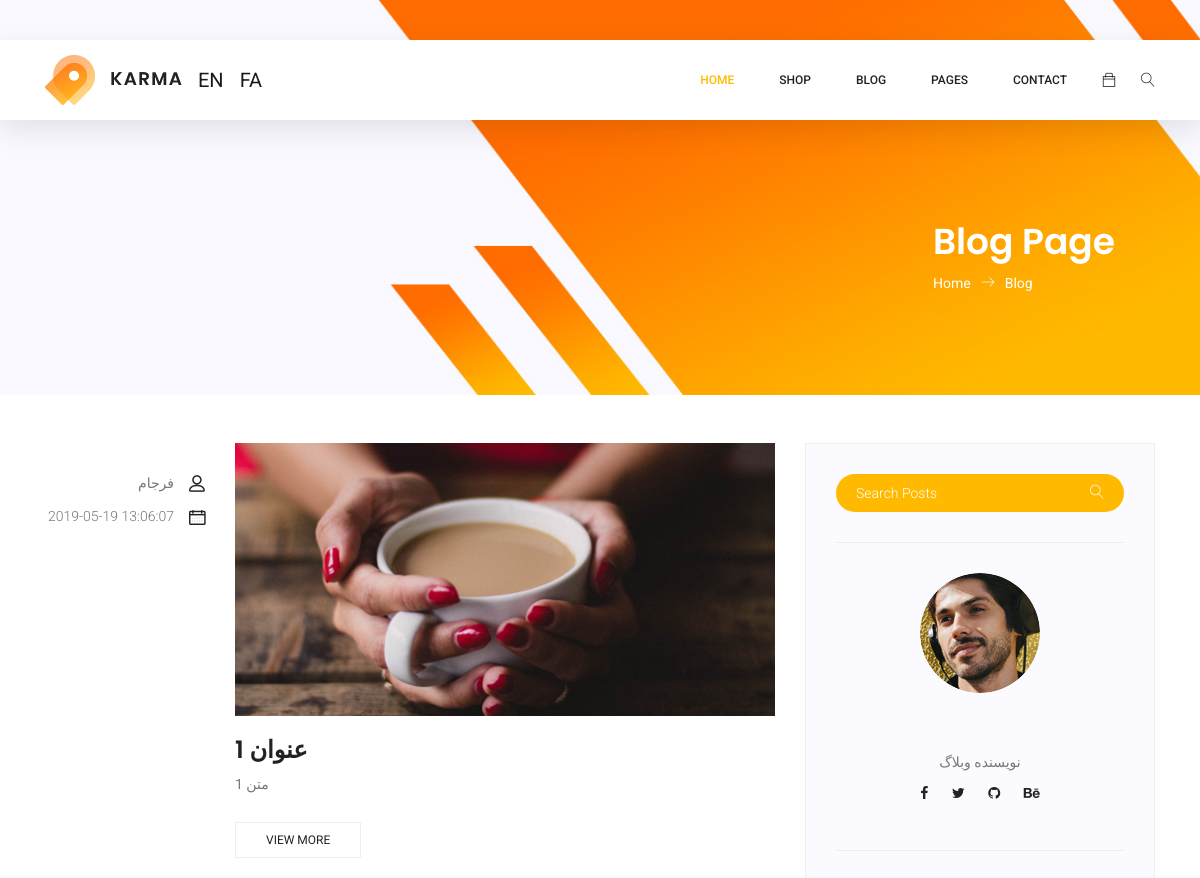
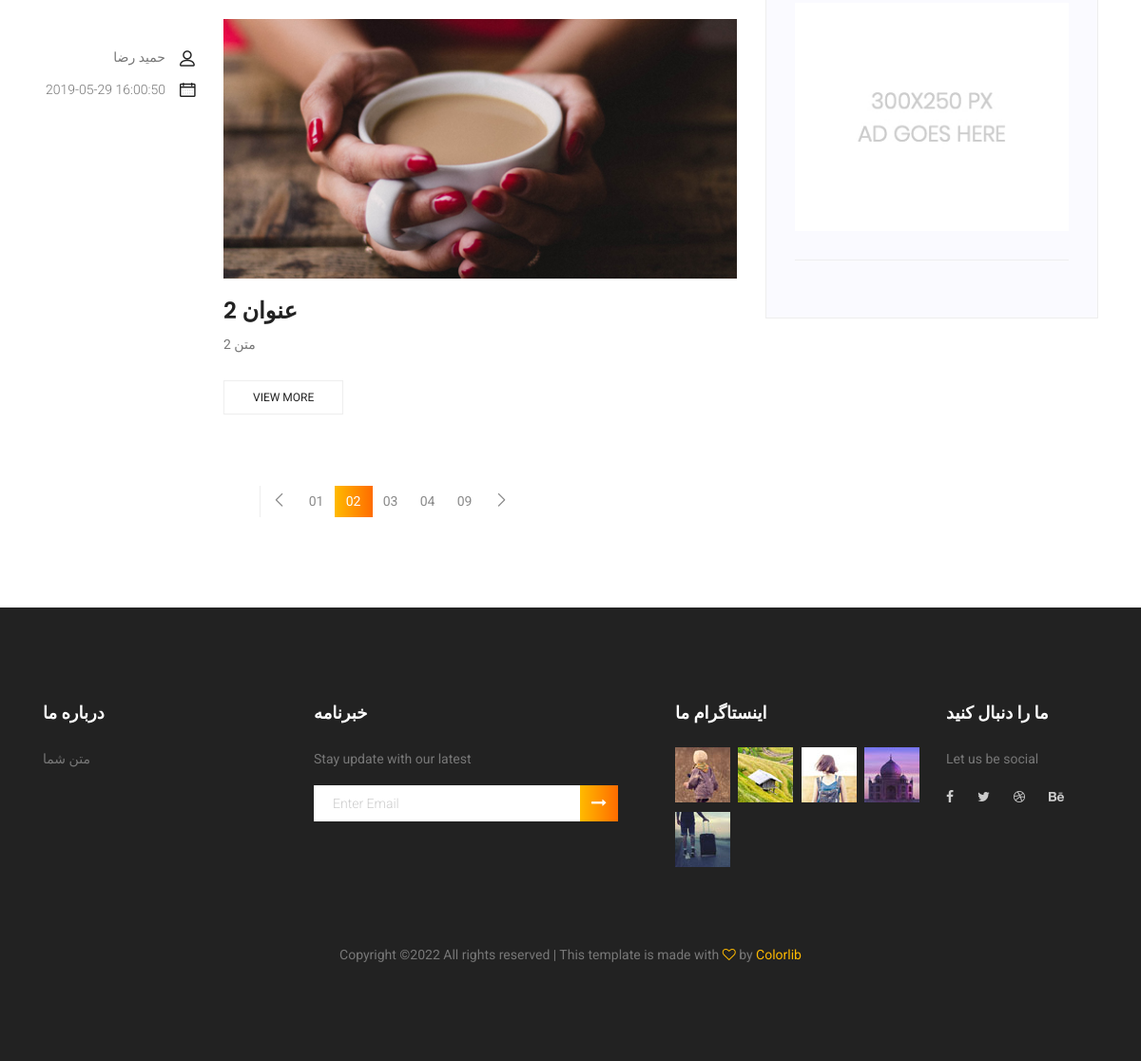
Page /Project/blog.php on the committed database (2 pictures, top to bottom).
### tables this page shows
CREATE TABLE `post` (
  `id` int(11) NOT NULL,
  `title` varchar(200) NOT NULL,
  `text` text NOT NULL,
  `mor_text` longtext,
  `autor` varchar(200) NOT NULL,
  `time` timestamp NOT NULL DEFAULT CURRENT_TIMESTAMP ON UPDATE CURRENT_TIMESTAMP,
  `keyword` varchar(200) NOT NULL,
  `video` varchar(500) DEFAULT NULL,
  `img` varchar(500) DEFAULT NULL,
  `category` int(11) NOT NULL,
  `title_en` varchar(200) NOT NULL,
  `text_en` text NOT NULL,
  `more_text_en` longtext NOT NULL,
  `keyword_en` varchar(500) NOT NULL
);

CREATE TABLE `setting` (
  `id` int(11) NOT NULL,
  `name` varchar(1000) NOT NULL,
  `value` longtext NOT NULL,
  `value_en` longtext NOT NULL
);

### Project/AF-Include/post_class.php (called while the page is built, shortened)
<?php
	class post
	{
		protected $pdo;
		function __construct($cn)
		{
			$this->pdo = $cn;
		}
		function view_post()
		{
			$this->pdo->set_table("post");
			$q = $this->pdo->select();
			return $q;
		}
	}
?>

### Project/AF-Include/config.php (called while the page is built, shortened)
<?php
class database
{
	public $pdo,$table,$order = "",$limit = "",$lang="";
	function __construct()
	{
		$db = parse_ini_file(__DIR__."/database.ini");
		$dsn = "mysql:host=".$db["host"].";dbname=".$db["dbname"];
		try
		{
			$this->pdo = new PDO($dsn,$db["username"],$db["password"]);
			$this->pdo->exec("set charset utf8");
			$this->pdo->exec("set names utf8");
			return $this->pdo;
		}
		catch(PDOException $e)
		{
			echo $e->getMessage();
		}
	}
	function set_table($table)
	{
		$this->table = $table;
	}
	function select($condition = "",$condition_value = "",$count = false)
	{
		if($this->table == "")
		{
			return false;
		}
		else
		{
			$query_string = "select * from ".$this->table;
			if($condition != "")
			{
				if(is_array($condition_value) and $condition_value != "")
				{
					$query_string.= " where ".$condition;
					$query = $this->pdo->prepare($query_string);
					$query->execute($condition_value);
				}
				else
				{
					return false;
				}
			}
			else{
					$query = $this->pdo->query($query_string);
					$query->execute();
			}
			$this->order = "";
			$this->limit = "";
			if($count == true)
				return $query->rowCount();
			else
				return $query;
		}
	}
	function setting($name)
	{
		$this->table = "setting";
		$q = $this->select("name = :name",array(":name" => $name));
		$r = $q->fetch(PDO::FETCH_ASSOC);
		return $r["value".$this->lang];
	}
}
?>

### Project/blog.php (the view, shortened to what this page needs)
<!DOCTYPE html>
<html lang="zxx" class="no-js">
<?php include __DIR__ . "/AF-Include/theme/head.php"; ?>
<body>
	<?php include __DIR__ . "/AF-Include/theme/header.php"; ?>
    <section class="banner-area organic-breadcrumb">
        <div class="container">
            <div class="breadcrumb-banner d-flex flex-wrap align-items-center justify-content-end">
                <div class="col-first">
                    <h1>Blog Page</h1>
                    <nav class="d-flex align-items-center">
                        <a href="index.php">Home<span class="lnr lnr-arrow-right"></span></a>
                        <a href="category.php">Blog</a>
                    </nav>
                </div>
            </div>
        </div>
    </section><br><br>
    <section class="blog_area">
        <div class="container">
            <div class="row">
                <div class="col-lg-8">
                    <div class="blog_left_sidebar">
					<?php
						$p=$post->view_post();
						while($post = $p->fetch(PDO::FETCH_ASSOC))
						{
					?>
                        <article class="row blog_item">
                            <div class="col-md-3">
                                <div class="blog_info text-right">
                                    <ul class="blog_meta list">
                                        <li><a href="#"><?php echo $post["autor"];?><i class="lnr lnr-user"></i></a></li>
                                        <li><a href="#"><?php echo $post["time"];?><i class="lnr lnr-calendar-full"></i></a></li>
                                    </ul>
                                </div>
                            </div>
                            <div class="col-md-9">
                                <div class="blog_post">
                                    <img src="<?php echo $post["img"];?>" alt="">
                                    <div class="blog_details">
                                        <a href="single-blog.php">
                                            <h2><?php echo $post["title"];?></h2>
                                        </a>
                                        <p><?php echo $post["text"];?></p>
                                        <a href="single-blog.php?id=<?php echo $post["id"]; ?>" class="white_bg_btn">View More</a>
                                    </div>
                                </div>
                            </div>
                        </article>
						<?php
						}
						?>
                        <nav class="blog-pagination justify-content-center d-flex">
                            <ul class="pagination">
                                <li class="page-item">
                                    <a href="#" class="page-link" aria-label="Previous">
                                        <span aria-hidden="true">
                                            <span class="lnr lnr-chevron-left"></span>
                                        </span>
                                    </a>
                                </li>
                                <li class="page-item"><a href="#" class="page-link">01</a></li>
                                <li class="page-item active"><a href="#" class="page-link">02</a></li>
                                <li class="page-item"><a href="#" class="page-link">03</a></li>
                                <li class="page-item"><a href="#" class="page-link">04</a></li>
                                <li class="page-item"><a href="#" class="page-link">09</a></li>
                                <li class="page-item">
                                    <a href="#" class="page-link" aria-label="Next">
                                        <span aria-hidden="true">
                                            <span class="lnr lnr-chevron-right"></span>
                                        </span>
                                    </a>
                                </li>
                            </ul>
                        </nav>
                    </div>
                </div>
                <div class="col-lg-4">
				<?php
					$cn->set_table("user");
					$u=$cn->select("id = :id",array(":id" => 1));
					$admin=$u->fetch(PDO::FETCH_ASSOC);
				?>
                    <div class="blog_right_sidebar">
                        <aside class="single_sidebar_widget search_widget">
                            <div class="input-group">
                                <input type="text" class="form-control" placeholder="Search Posts" onfocus="this.placeholder = ''" onblur="this.placeholder = 'Search Posts'">
                                <span class="input-group-btn">
                                    <button class="btn btn-default" type="button"><i class="lnr lnr-magnifier"></i></button>
                                </span>
                            </div>
                            <div class="br"></div>
                        </aside>
                        <aside class="single_sidebar_widget author_widget">
                            <img class="author_img rounded-circle" src="AF-Include/theme/img/blog/author.png" alt="">
                            <h4><?php echo $admin["name"]?>&nbsp<?php echo $admin["l_name"]?></h4>
                            <p>نویسنده وبلاگ</p>
                            <div class="social_icon">
                                <a href="#"><i class="fa fa-facebook"></i></a>
                                <a href="#"><i class="fa fa-twitter"></i></a>
                                <a href="#"><i class="fa fa-github"></i></a>
                                <a href="#"><i class="fa fa-behance"></i></a>
                            </div>
                            <div class="br"></div>
                        </aside>
                        <aside class="single_sidebar_widget ads_widget">
                            <a href="#"><img class="img-fluid" src="AF-Include/theme/img/blog/add.jpg" alt=""></a>
                            <div class="br"></div>
                        </aside>
                    </div>
                </div>
            </div>
        </div>
    </section>
  <?php include __DIR__ . "/AF-Include/theme/footer.php"; ?>
</body>
</html>

### Project/AF-Include/theme/head.php (shortened to what this page needs)
<?php require_once __DIR__ . "/../config.php"; ?>
<?php require_once __DIR__ . "/../post_class.php"; ?>
<?php
$cn =new database;
$post=new post($cn);
?>
<head>
	<link rel="stylesheet" href="AF-Include/theme/css/linearicons.css">
	<link rel="stylesheet" href="AF-Include/theme/css/font-awesome.min.css">
	<link rel="stylesheet" href="AF-Include/theme/css/themify-icons.css">
	<link rel="stylesheet" href="AF-Include/theme/css/bootstrap.css">
	<link rel="stylesheet" href="AF-Include/theme/css/owl.carousel.css">
	<link rel="stylesheet" href="AF-Include/theme/css/nice-select.css">
	<link rel="stylesheet" href="AF-Include/theme/css/nouislider.min.css">
	<link rel="stylesheet" href="AF-Include/theme/css/ion.rangeSlider.css" />
	<link rel="stylesheet" href="AF-Include/theme/css/ion.rangeSlider.skinFlat.css" />
	<link rel="stylesheet" href="AF-Include/theme/css/magnific-popup.css">
	<link rel="stylesheet" href="AF-Include/theme/css/main.css">
</head>

### Project/AF-Include/theme/header.php (shortened to what this page needs)
<header class="header_area sticky-header">
		<div class="main_menu">
			<nav class="navbar navbar-expand-lg navbar-light main_box">
				<div class="container">
					<a class="navbar-brand logo_h" href="index.php"><img src="AF-Include/theme/img/logo.png" alt=""></a>
					<a class="navbar-brand logo_h" name = "lang-en" href="<?php echo $_SERVER['REQUEST_URI'];?>?lang=EN" id="lang-en"><span>EN</span></a>
					<a class="navbar-brand logo_h" name = "lang-fa" href="<?php echo $_SERVER['REQUEST_URI'];?>?lang=FA" id="lang-fa"><span>FA</span></a>
					<div class="collapse navbar-collapse offset" id="navbarSupportedContent">
						<ul class="nav navbar-nav menu_nav ml-auto">
							<li class="nav-item active"><a class="nav-link" href="index.php">Home</a></li>
							<li class="nav-item submenu dropdown">
								<a href="#" class="nav-link dropdown-toggle" data-toggle="dropdown" role="button" aria-haspopup="true"
								 aria-expanded="false">Shop</a>
							</li>
							<li class="nav-item submenu dropdown">
								<a href="#" class="nav-link dropdown-toggle" data-toggle="dropdown" role="button" aria-haspopup="true"
								 aria-expanded="false">Blog</a>
							</li>
							<li class="nav-item submenu dropdown">
								<a href="#" class="nav-link dropdown-toggle" data-toggle="dropdown" role="button" aria-haspopup="true"
								 aria-expanded="false">Pages</a>
							</li>
							<li class="nav-item"><a class="nav-link" href="contact.php">Contact</a></li>
						</ul>
						<ul class="nav navbar-nav navbar-right">
							<li class="nav-item"><a href="#" class="cart"><span class="ti-bag"></span></a></li>
							<li class="nav-item">
								<button class="search"><span class="lnr lnr-magnifier" id="search"></span></button>
							</li>
						</ul>
					</div>
				</div>
			</nav>
		</div>
	</header>

### Project/AF-Include/theme/footer.php (shortened to what this page needs)
	<footer class="footer-area section_gap">
		<div class="container">
			<div class="row">
				<div class="col-lg-3  col-md-6 col-sm-6">
					<div class="single-footer-widget">
						<h6><?php echo $cn->setting("footer_about_title"); ?></h6>
						<p>
							<?php echo $cn->setting("footer_about_text"); ?>
						</p>
					</div>
				</div>
				<div class="col-lg-4  col-md-6 col-sm-6">
					<div class="single-footer-widget">
						<h6><?php echo $cn->setting("footer_news"); ?></h6>
						<p>Stay update with our latest</p>
						<div class="" id="mc_embed_signup">
							<form target="_blank" novalidate="true" action="https://spondonit.us12.list-manage.com/subscribe/post?u=1462626880ade1ac87bd9c93a&amp;id=92a4423d01"
							 method="get" class="form-inline">
								<div class="d-flex flex-row">
									<input class="form-control" name="EMAIL" placeholder="Enter Email" onfocus="this.placeholder = ''" onblur="this.placeholder = 'Enter Email '"
									 required="" type="email">
									<button class="click-btn btn btn-default"><i class="fa fa-long-arrow-right" aria-hidden="true"></i></button>
								</div>
							</form>
						</div>
					</div>
				</div>
				<div class="col-lg-3  col-md-6 col-sm-6">
					<div class="single-footer-widget mail-chimp">
						<h6 class="mb-20"><?php echo $cn->setting("footer_instragram"); ?></h6>
						<ul class="instafeed d-flex flex-wrap">
						<?php
							$img=$cn->setting("footer_img");
							$img=unserialize($img);
							$i=0;
							while($i <= 6)
							{
								$i++;
						?>
							<li><img src="<?php echo $img["img".$i.""]; ?>" alt=""></li>
						<?php
							}
						?>
						</ul>
					</div>
				</div>
				<div class="col-lg-2 col-md-6 col-sm-6">
					<div class="single-footer-widget">
						<h6><?php echo $cn->setting("footer_contact_title"); ?></h6>
						<p>Let us be social</p>
						<div class="footer-social d-flex align-items-center">
						<?php
							$contact=$cn->setting("footer_contact");
							$contact=unserialize($contact);
						?>
							<a href="<?php echo $contact["facebook"]; ?>"><i class="fa fa-facebook"></i></a>
							<a href="<?php echo $contact["twitter"]; ?>"><i class="fa fa-twitter"></i></a>
							<a href="<?php echo $contact["google"]; ?>"><i class="fa fa-dribbble"></i></a>
							<a href="<?php echo $contact["telegram"]; ?>"><i class="fa fa-behance"></i></a>
						</div>
					</div>
				</div>
			</div>
			<div class="footer-bottom d-flex justify-content-center align-items-center flex-wrap">
				<p class="footer-text m-0">
Copyright &copy;<script>document.write(new Date().getFullYear());</script> All rights reserved | This template is made with <i class="fa fa-heart-o" aria-hidden="true"></i> by <a href="https://colorlib.com" target="_blank">Colorlib</a>
</p>
			</div>
		</div>
	</footer>

### rows in the picture
post: autor "فرجام", time "2019-05-19 13:06:07", img (picture), title "عنوان 1", text "متن 1"
post: autor "حمید رضا", time "2019-05-29 16:00:50", img (picture), title "عنوان 2", text "متن 2"
setting: value "درباره ما"
setting: value "متن شما"
setting: value "خبرنامه"
setting: value "اینستاگرام ما"
setting: value "ما را دنبال کنید"
